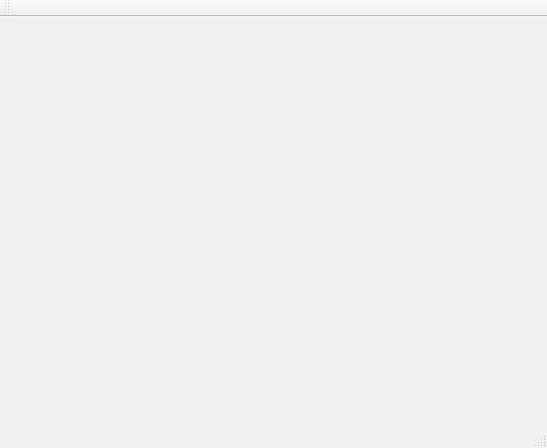
<?xml version="1.0" encoding="UTF-8"?>
<ui version="4.0">
 <class>MainWindow</class>
 <widget class="QMainWindow" name="MainWindow">
  <property name="geometry">
   <rect>
    <x>0</x>
    <y>0</y>
    <width>547</width>
    <height>448</height>
   </rect>
  </property>
  <property name="windowTitle">
   <string>MainWindow</string>
  </property>
  <widget class="QWidget" name="centralWidget"/>
  <widget class="QMenuBar" name="menuBar">
   <property name="geometry">
    <rect>
     <x>0</x>
     <y>0</y>
     <width>547</width>
     <height>23</height>
    </rect>
   </property>
  </widget>
  <widget class="QToolBar" name="mainToolBar">
   <attribute name="toolBarArea">
    <enum>TopToolBarArea</enum>
   </attribute>
   <attribute name="toolBarBreak">
    <bool>false</bool>
   </attribute>
  </widget>
  <widget class="QStatusBar" name="statusBar"/>
 </widget>
 <layoutdefault spacing="6" margin="11"/>
 <resources/>
 <connections/>
</ui>
